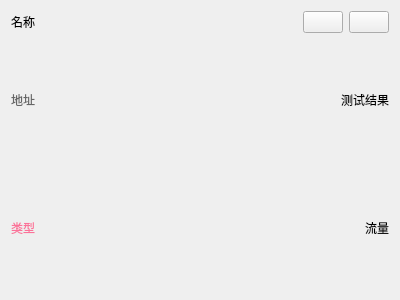
<?xml version="1.0" encoding="UTF-8"?>
<ui version="4.0">
 <class>ProxyItem</class>
 <widget class="QWidget" name="ProxyItem">
  <property name="geometry">
   <rect>
    <x>0</x>
    <y>0</y>
    <width>400</width>
    <height>300</height>
   </rect>
  </property>
  <property name="sizePolicy">
   <sizepolicy hsizetype="Minimum" vsizetype="Minimum">
    <horstretch>0</horstretch>
    <verstretch>0</verstretch>
   </sizepolicy>
  </property>
  <property name="windowTitle">
   <string notr="true"/>
  </property>
  <layout class="QVBoxLayout" name="verticalLayout_2">
   <item>
    <layout class="QHBoxLayout" name="horizontalLayout_3">
     <item>
      <widget class="QLabel" name="name">
       <property name="sizePolicy">
        <sizepolicy hsizetype="Minimum" vsizetype="Preferred">
         <horstretch>0</horstretch>
         <verstretch>0</verstretch>
        </sizepolicy>
       </property>
       <property name="text">
        <string notr="true">名称</string>
       </property>
      </widget>
     </item>
     <item>
      <widget class="QPushButton" name="change">
       <property name="sizePolicy">
        <sizepolicy hsizetype="Maximum" vsizetype="Fixed">
         <horstretch>0</horstretch>
         <verstretch>0</verstretch>
        </sizepolicy>
       </property>
       <property name="icon">
        <iconset resource="../../res/neko.qrc">
         <normaloff>:/icon/material/swap-horizontal.png</normaloff>:/icon/material/swap-horizontal.png</iconset>
       </property>
      </widget>
     </item>
     <item>
      <widget class="QPushButton" name="remove">
       <property name="sizePolicy">
        <sizepolicy hsizetype="Maximum" vsizetype="Fixed">
         <horstretch>0</horstretch>
         <verstretch>0</verstretch>
        </sizepolicy>
       </property>
       <property name="icon">
        <iconset resource="../../res/neko.qrc">
         <normaloff>:/icon/material/delete.png</normaloff>:/icon/material/delete.png</iconset>
       </property>
      </widget>
     </item>
    </layout>
   </item>
   <item>
    <layout class="QHBoxLayout" name="horizontalLayout">
     <item>
      <widget class="QLabel" name="address">
       <property name="sizePolicy">
        <sizepolicy hsizetype="Maximum" vsizetype="Preferred">
         <horstretch>0</horstretch>
         <verstretch>0</verstretch>
        </sizepolicy>
       </property>
       <property name="styleSheet">
        <string notr="true">color: rgb(102, 102, 102);</string>
       </property>
       <property name="text">
        <string notr="true">地址</string>
       </property>
      </widget>
     </item>
     <item>
      <widget class="QLabel" name="test_result">
       <property name="sizePolicy">
        <sizepolicy hsizetype="Minimum" vsizetype="Preferred">
         <horstretch>0</horstretch>
         <verstretch>0</verstretch>
        </sizepolicy>
       </property>
       <property name="text">
        <string notr="true">测试结果</string>
       </property>
       <property name="alignment">
        <set>Qt::AlignRight|Qt::AlignTrailing|Qt::AlignVCenter</set>
       </property>
      </widget>
     </item>
    </layout>
   </item>
   <item>
    <layout class="QHBoxLayout" name="horizontalLayout_2">
     <item>
      <widget class="QLabel" name="type">
       <property name="sizePolicy">
        <sizepolicy hsizetype="Maximum" vsizetype="Preferred">
         <horstretch>0</horstretch>
         <verstretch>0</verstretch>
        </sizepolicy>
       </property>
       <property name="styleSheet">
        <string notr="true">color: rgb(251, 114, 153);</string>
       </property>
       <property name="text">
        <string notr="true">类型</string>
       </property>
      </widget>
     </item>
     <item>
      <widget class="QLabel" name="traffic">
       <property name="sizePolicy">
        <sizepolicy hsizetype="Minimum" vsizetype="Preferred">
         <horstretch>0</horstretch>
         <verstretch>0</verstretch>
        </sizepolicy>
       </property>
       <property name="text">
        <string notr="true">流量</string>
       </property>
       <property name="alignment">
        <set>Qt::AlignRight|Qt::AlignTrailing|Qt::AlignVCenter</set>
       </property>
      </widget>
     </item>
    </layout>
   </item>
  </layout>
 </widget>
 <resources>
  <include location="../../res/neko.qrc"/>
 </resources>
 <connections/>
</ui>
